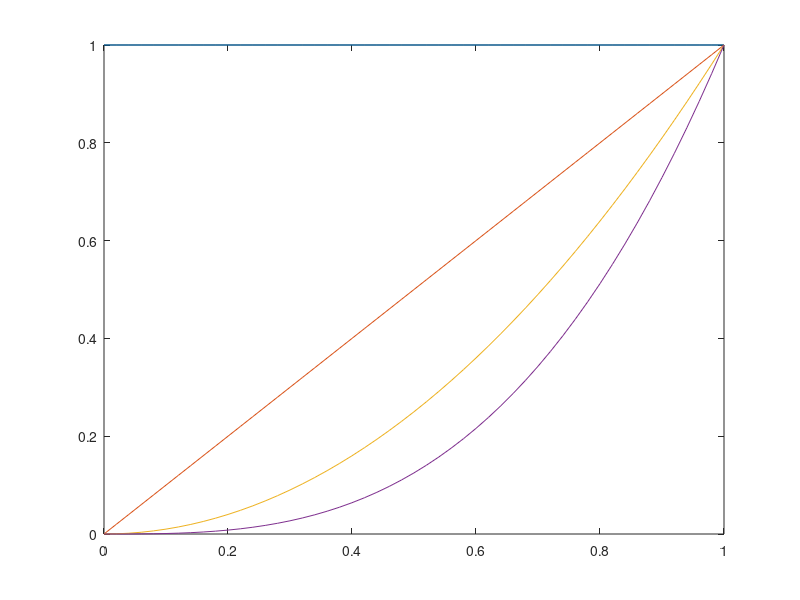

Recreate this plot in MATLAB.

A = magic(3), x = [-1;2;1]

A*x

x(1)*A(:,1) + x(2)*A(:,2) + x(3)*A(:,3)

V = zeros(51,4);  % not strictly necessary
t = linspace(0,1,51)'; 
for j = 0:3, V(:,j+1) = t.^j; end
plot(t,V)

A = magic(4); B = triu(ones(4,3)); 
C = A*B

[ A*B(:,1), A*B(:,2), A*B(:,3) ]

u = [ 1; 2; 3; 4 ];  v = [ 1i -1i 1 ];
size(u), size(v)

u*v

A = [ 0 1; 0 0 ]
rank(A)

format short e
B = A + [0 0; 1e-12 0 ]
rank(B)

A = magic(3);  x = [ -1; 1; 2 ];
v_standard = A*x

v_Abasis = A^(-1) * v_standard

v_Abasis = A \ v_standard
